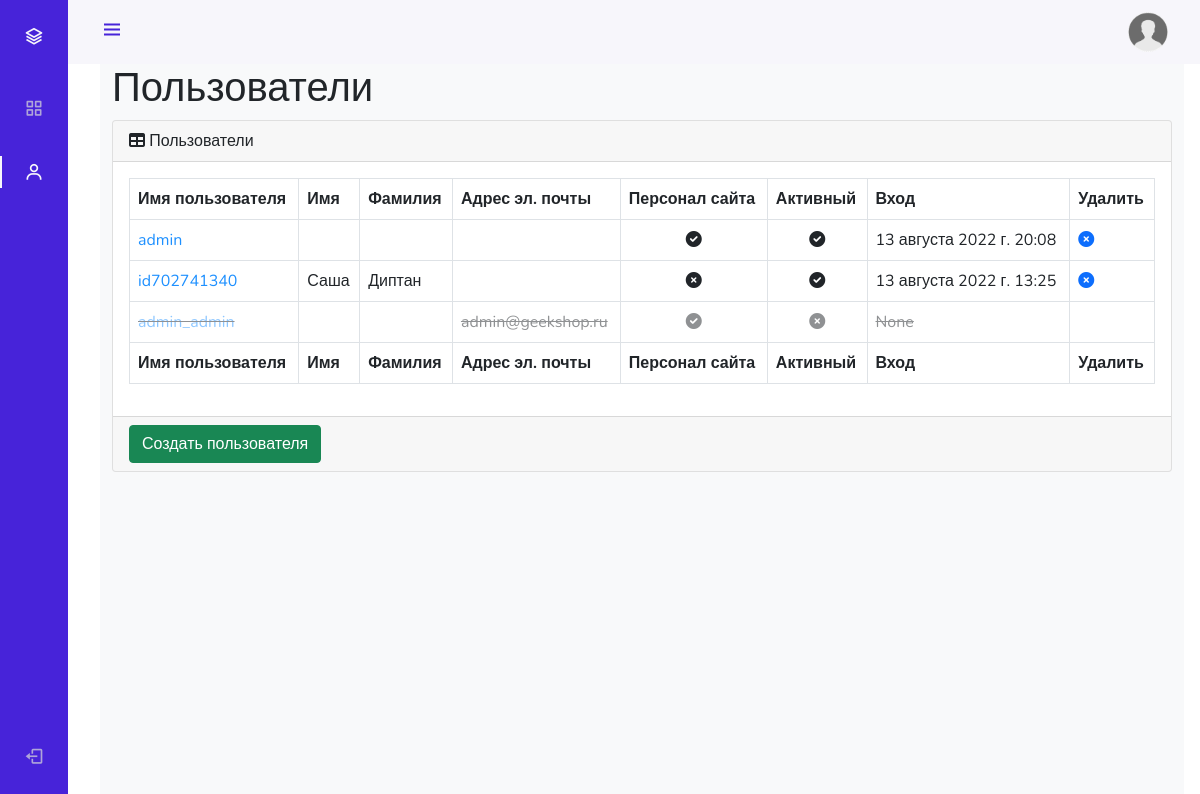
The app's page /admin_staff/users/read/ (signed in), older data.
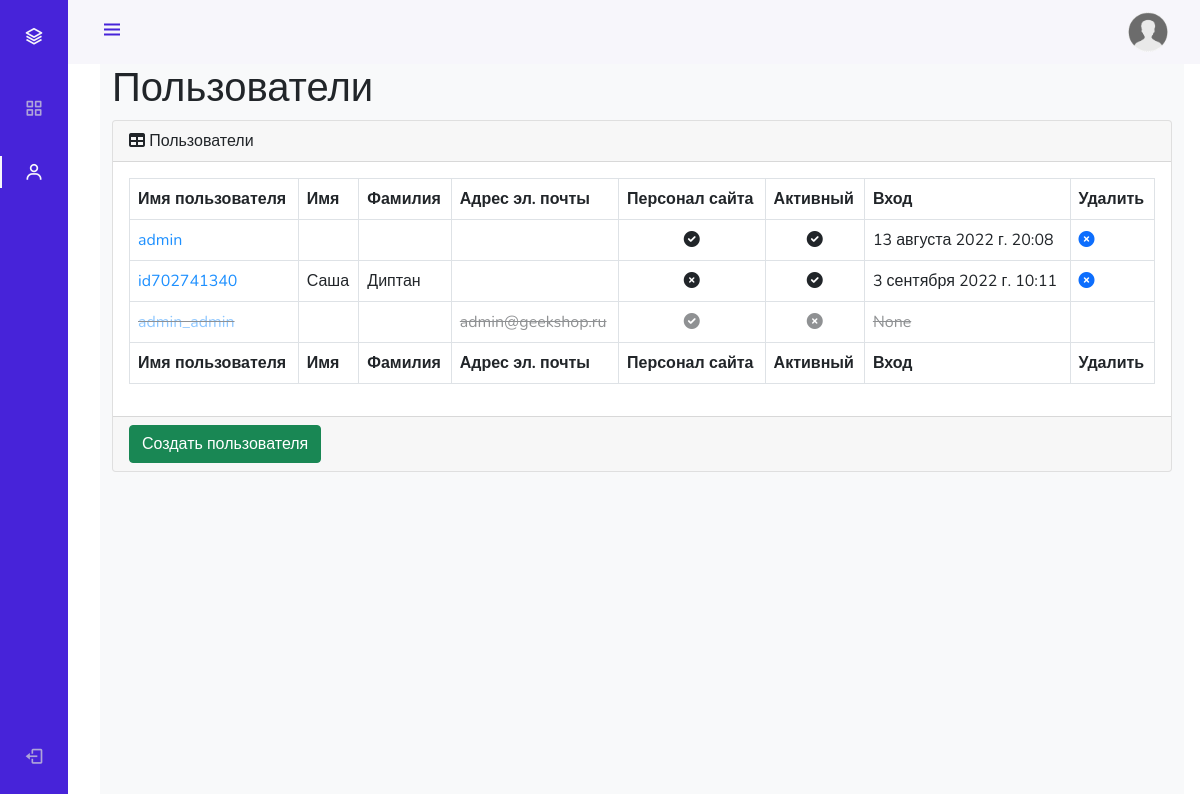
The same page, newer data.
### authapp/models.py (models this page shows, shortened)
class ShopUser(AbstractUser):
    avatar = models.ImageField(upload_to='users_avatars', blank=True)
    age = models.PositiveIntegerField(verbose_name='возраст', blank=True, null=True)
    activation_key = models.CharField(max_length=128, blank=True)
    activation_key_expires = models.DateTimeField(default=(now() + timedelta(hours=48)))

### adminapp/views.py (the view)
# urls.py: path('users/read/', adminapp.UsersListView.as_view(), name='users'),
class UsersListView(ListView):
    model = ShopUser
    template_name = "adminapp/users.html"
    context_object_name = 'objects'
    @method_decorator(user_passes_test(lambda u: u.is_superuser))
    def dispatch(self, *args, **kwargs):
        return super().dispatch(*args, **kwargs)
    def get_queryset(self):
        return ShopUser.objects.all().order_by('-is_active', '-is_superuser', '-is_staff', 'username')
    def get_context_data(self, *, object_list=None, **kwargs):
        context = super(UsersListView, self).get_context_data(**kwargs)
        context['title'] = 'админка/пользователи'
        return context

### mainapp/context_processors.py (called while the page is built)
def basket(request):
    print(f'context processor basket works')
    basket = []
    if request.user.is_authenticated:
        basket = Basket.objects.filter(user=request.user)
    return {
        'basket': basket,
    }

### adminapp/templates/adminapp/users.html
{% extends 'adminapp/base.html' %}
{% load static %}
{% block content %}
<main>
    <div class="container-fluid">
        <h1 class="mt-4">Пользователи</h1>
        <div class="card mb-4">
            <div class="card-header">
                <i class="fas fa-table mr-1"></i>
                Пользователи
            </div>
            <div class="card-body">
                <div class="table-responsive">
                    <table class="table table-bordered" id="dataTable" width="100%" cellspacing="0">
                        <thead>
                        <tr>
                            <th>Имя пользователя</th>
                            <th>Имя</th>
                            <th>Фамилия</th>
                            <th>Адрес эл. почты</th>
                            <th>Персонал сайта</th>
                            <th>Активный</th>
                            <th>Вход</th>
                            <th>Удалить</th>
                        </tr>
                        </thead>
                        <tfoot>
                        <tr>
                            <th>Имя пользователя</th>
                            <th>Имя</th>
                            <th>Фамилия</th>
                            <th>Адрес эл. почты</th>
                            <th>Персонал сайта</th>
                            <th>Активный</th>
                            <th>Вход</th>
                            <th>Удалить</th>
                        </tr>
                        </tfoot>
                        <tbody>
                        {% for user in objects %}
                            <tr {% if not user.is_active %} style="opacity: 0.5; text-decoration: line-through;" {% endif %}>
                                <td><a href="{% url 'admin_staff:user_update' user.id %}" style="color: dodgerblue">{{ user.username }}</a></td>
                                <td>{{ user.first_name }}</td>
                                <td>{{ user.last_name }}</td>
                                <td>{{ user.email }}</td>
                                <td class="text-center">
                                    {% if user.is_staff %}
                                        <i class="fa fa-check-circle"></i>
                                    {% else %}
                                        <i class="fa fa-times-circle"></i>
                                    {% endif %}
                                </td>
                                <td class="text-center">
                                    {% if user.is_active %}
                                        <i class="fa fa-check-circle"></i>
                                    {% else %}
                                        <i class="fa fa-times-circle"></i>
                                    {% endif %}
                                </td>
                                <td>{{ user.last_login }}</td>
                                <td>
                                    <a {% if not user.is_active %} class="invisible" {% endif %} href="{% url 'admin_staff:user_delete' pk=user.id %}">
                                        <i class="fa fa-times-circle"></i>
                                    </a>
                                </td>
                            </tr>
                        {% endfor %}
                        </tbody>
                    </table>
                </div>
            </div>
            <div class="card-footer">
                <a href="{% url 'adminapp:user_create' %}">
                    <button class="btn btn-success">Создать пользователя</button>
                </a>
            </div>
        </div>
    </div>
</main>
{% endblock %}

Row changes from the older to the newer data that the page shows:
changed ShopUser "id702741340": last_login "13 августа 2022 г. 13:25" → "3 сентября 2022 г. 10:11"
